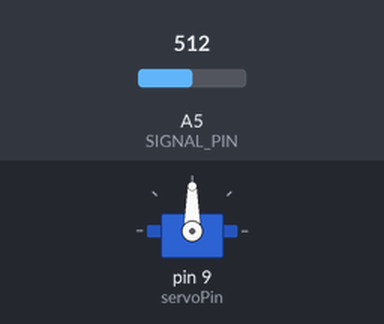
Simulated run of this sketch. Board: Arduino Uno, built with avr-gcc and run on an emulated ATmega328P. Parts: servo. The test bench sets the inputs (shaded band); at power-on: A5 (SIGNAL_PIN) = 512. What the sketch prints to the serial monitor is not drawn.

Above: at 0.1 s.
At 1.1 s:
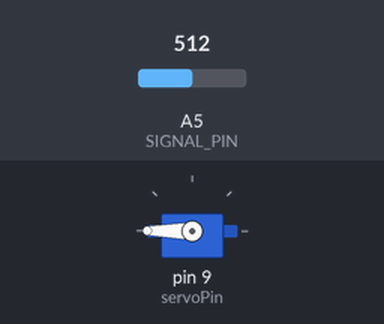
Timing chart, 0 to 2.6 s (numbered marks = the images above):
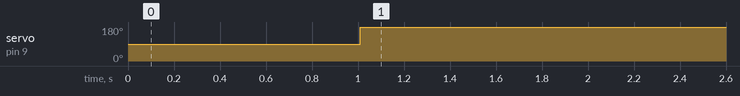

The sketch:

proto1.ino
```cpp
#include <Servo.h>
#define POWER_PIN  7
#define SIGNAL_PIN A5

Servo servo1;
int servoPin = 9;
int sensor_value = 0; // variable to store the sensor value

void setup(){
  servo1.attach(servoPin);
  Serial.begin(9600);
  pinMode(POWER_PIN, OUTPUT);   // configure D7 pin as an OUTPUT
  digitalWrite(POWER_PIN, LOW); // turn the sensor OFF
}

void loop(){
  digitalWrite(POWER_PIN, HIGH);  // turn the sensor ON
  delay(10);                      // wait 10 milliseconds
  sensor_value = analogRead(SIGNAL_PIN); // read the analog value from sensor
  digitalWrite(POWER_PIN, LOW);   // turn the sensor OFF

  Serial.print("Sensor value: ");
  Serial.println(sensor_value);

  delay(1000);

  if(140 < sensor_value && sensor_value < 150){ //alter values if this does not work correctly
    servo1.write(90);
    delay(1000);

  }
  else{
    servo1.write(180);
    delay(1000);
  }
}
```

Measured:
- by itself, servo on pin 9 (servoPin): 90° → 180° at 1.0 s
